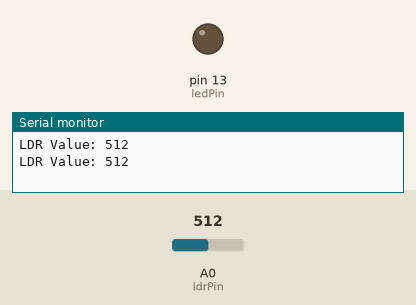
Recording of a sketch running on a simulated Arduino Uno, built with avr-gcc and run on an emulated ATmega328P. Parts: output pins drawn as LEDs (lit = HIGH), the last lines printed to the serial monitor. The test bench sets the inputs (shaded band); at power-on: A0 (ldrPin) = 512.

Above: at 2.0 s.
2.1 s: A0 (ldrPin) set to 418
3.8 s: A0 (ldrPin) set to 392
At 5.7 s:
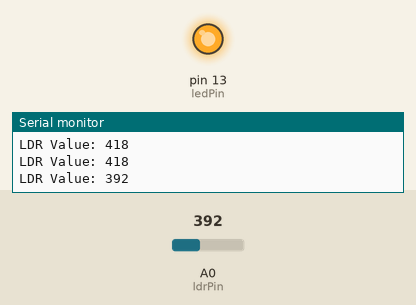
6.3 s: A0 (ldrPin) set to 410
At 7.5 s:
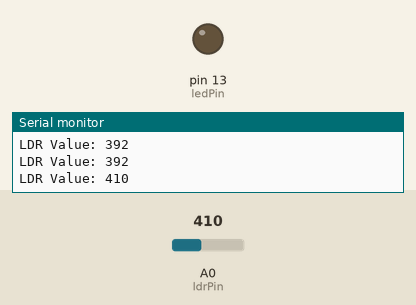
8.7 s: A0 (ldrPin) set to 390
At 10.6 s:
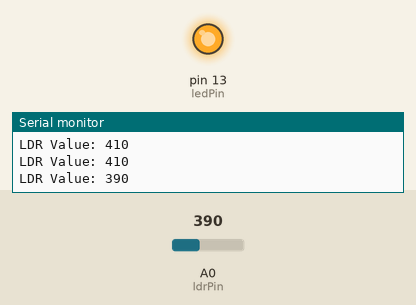
Timing chart, 0 to 12.1 s (numbered marks = the images above; inputs shaded):
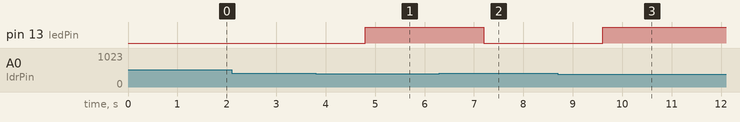

Measured:
- the behaviour switches between 400 and 399 on A0 (ldrPin) (found by bisection; images 0 and 1)
- after the input at 3.8 s, pin 13 (ledPin): LOW → HIGH after 1.0 s
- after the input at 6.3 s, pin 13 (ledPin): HIGH → LOW after 0.90 s
- after the input at 8.7 s, pin 13 (ledPin): LOW → HIGH after 0.90 s

The sketch:

LDR-LED-project.ino
```cpp
const int ldrPin = A0;
const int ledPin = 13;

void setup() {
  pinMode(ledPin, OUTPUT);
  Serial.begin(9600);
}

void loop() {
  int ldrValue = analogRead(A0);
  Serial.print("LDR Value: ");
  Serial.println(ldrValue);

  // Set threshold based on actual readings
  if (ldrValue < 400) {
    digitalWrite(ledPin, HIGH); // It's dark, turn LED on
      delay(1000);

  } else {
    digitalWrite(ledPin, LOW);  // It's bright, turn LED off
      delay(1000);

  }

  delay(200);
}
```
